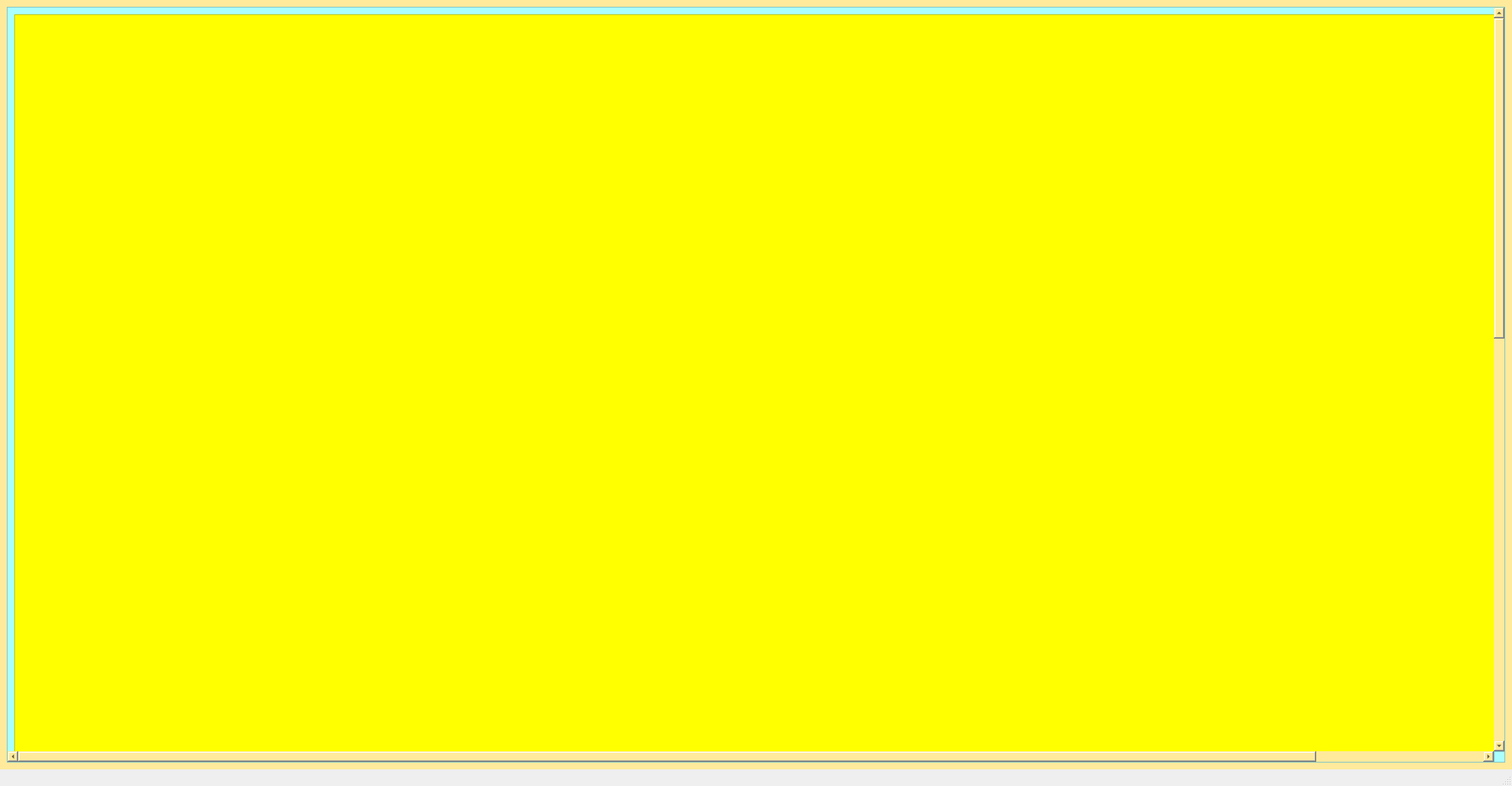
<?xml version="1.0" encoding="UTF-8"?>
<ui version="4.0">
 <class>MainWindow</class>
 <widget class="QMainWindow" name="MainWindow">
  <property name="geometry">
   <rect>
    <x>0</x>
    <y>0</y>
    <width>2000</width>
    <height>1040</height>
   </rect>
  </property>
  <property name="windowTitle">
   <string>MainWindow</string>
  </property>
  <widget class="QWidget" name="centralwidget">
   <property name="styleSheet">
    <string notr="true">background-color: rgb(255, 234, 156);</string>
   </property>
   <layout class="QVBoxLayout" name="verticalLayout">
    <item>
     <widget class="QScrollArea" name="scrollArea">
      <property name="styleSheet">
       <string notr="true">background-color: rgb(170, 255, 255);</string>
      </property>
      <property name="widgetResizable">
       <bool>true</bool>
      </property>
      <widget class="QWidget" name="scrollAreaWidgetContents">
       <property name="geometry">
        <rect>
         <x>0</x>
         <y>-1120</y>
         <width>2222</width>
         <height>2222</height>
        </rect>
       </property>
       <layout class="QVBoxLayout" name="verticalLayout_2">
        <item>
         <widget class="QFrame" name="frame">
          <property name="minimumSize">
           <size>
            <width>2200</width>
            <height>2200</height>
           </size>
          </property>
          <property name="styleSheet">
           <string notr="true">background-color: rgb(255, 255, 0);</string>
          </property>
          <property name="frameShape">
           <enum>QFrame::StyledPanel</enum>
          </property>
          <property name="frameShadow">
           <enum>QFrame::Raised</enum>
          </property>
          <widget class="QToolButton" name="toolButton">
           <property name="geometry">
            <rect>
             <x>850</x>
             <y>1230</y>
             <width>27</width>
             <height>22</height>
            </rect>
           </property>
           <property name="text">
            <string>...</string>
           </property>
          </widget>
          <widget class="QPushButton" name="pushButton">
           <property name="geometry">
            <rect>
             <x>1220</x>
             <y>1410</y>
             <width>93</width>
             <height>28</height>
            </rect>
           </property>
           <property name="text">
            <string>PushButton</string>
           </property>
          </widget>
          <widget class="QToolButton" name="toolButton_2">
           <property name="geometry">
            <rect>
             <x>940</x>
             <y>1740</y>
             <width>27</width>
             <height>22</height>
            </rect>
           </property>
           <property name="text">
            <string>...</string>
           </property>
          </widget>
          <widget class="QPushButton" name="pushButton_2">
           <property name="geometry">
            <rect>
             <x>1540</x>
             <y>1820</y>
             <width>93</width>
             <height>28</height>
            </rect>
           </property>
           <property name="text">
            <string>PushButton</string>
           </property>
          </widget>
         </widget>
        </item>
       </layout>
      </widget>
     </widget>
    </item>
   </layout>
  </widget>
  <widget class="QMenuBar" name="menubar">
   <property name="geometry">
    <rect>
     <x>0</x>
     <y>0</y>
     <width>2000</width>
     <height>26</height>
    </rect>
   </property>
  </widget>
  <widget class="QStatusBar" name="statusbar"/>
 </widget>
 <resources/>
 <connections/>
</ui>
